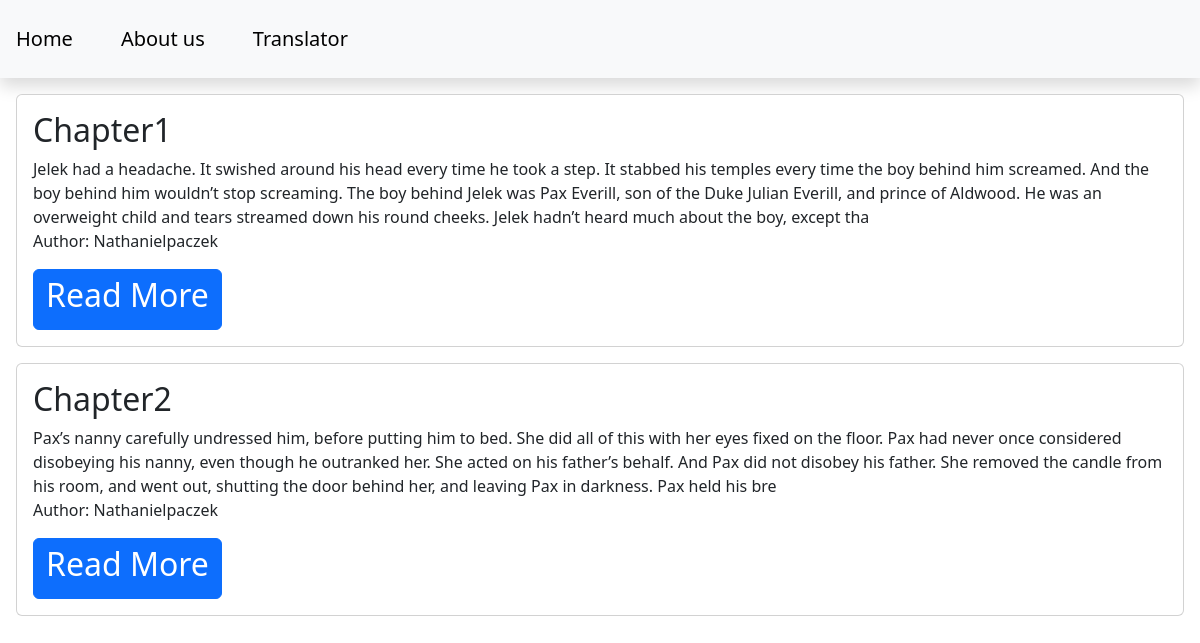
The page / on the database its author committed.
### blog/models.py (models this page shows, shortened)
class Post(models.Model):
    title = models.CharField(max_length=200)
    content = models.TextField()
    date_created = models.DateTimeField(auto_now_add=True)
    slug = models.SlugField(max_length=200, unique=True)
    author = models.ForeignKey(to = User, on_delete=models.CASCADE)
    status = models.IntegerField(choices=STATUS, default=0)

### blog/views.py (the view)
# urls.py: path('', views.PostList.as_view(), name='home')
class PostList(generic.ListView):
    queryset = Post.objects.filter(status = 1).order_by('date_created')
    template_name = 'index.html'

### templates/index.html
{% extends 'base.html' %}
{% block content %}
    <div>
      {% for post in post_list %}
        <div class = "card m-3">
          <div class = "card-body">
            <h2 class ="card-title">
              {{post.title}}
            </h2>
            <div class="card-text">
              {{post.content | slice:'400'}}
            </div>
            <p class= "card-text">
              Author: {{post.author | title}}
            </p>
            <a class = "btn btn-primary" href = "{% url 'blog_view' post.slug %}" role = "button"><h2>Read More</h2></a>
          </div>
        </div>
      {% endfor %}
    </div>
{% endblock content %}

### templates/base.html (shortened to what this page needs)
<!DOCTYPE html>
<html>
  <head>
    <link href="https://cdn.jsdelivr.net/npm/bootstrap@5.3.0-alpha1/dist/css/bootstrap.min.css" rel="stylesheet">
  </head>
  <body>
    <nav class = "navbar navbar-expand-lg navbar-light bg-light shadow" id = "mainNav">
      <div class="collapse navbar-collapse" id="navbarResponsive">
        <ul class="navbar-nav ml-auto">
          <li class="navbar-nav ml-auto">
            <a class="navbar-brand p-3" href = "{% url 'home' %}">Home</a>
          </li>
          <li class="navbar-nav ml-auto">
            <a class="navbar-brand p-3" href="{% url 'about_view' %}">About us</a>
          </li>
          <li class="navbar-nav ml-auto">
            <a class="navbar-brand p-3" href="{% url 'translator_view' %}">Translator</a>
          </li>
        </ul>
      </div>
    </nav>
{% block content %}
{% endblock content %}
</body>
</html>

### rows shown on the page
Post: title "Chapter1", content "Jelek had a headache. It swished around his head every time he took a step. It stabbed his temples every time the boy behind him screamed. And the boy behind him wouldn’t stop screaming. The boy behind Jelek was Pax Everill, son of the Duke Julian Everill, and prince of Aldwood. He was an overweight child and tears streamed down his round cheeks. Jelek hadn’t heard much about the boy, except tha", author "Nathanielpaczek"
Post: title "Chapter2", content "Pax’s nanny carefully undressed him, before putting him to bed. She did all of this with her eyes fixed on the floor. Pax had never once considered disobeying his nanny, even though he outranked her. She acted on his father’s behalf. And Pax did not disobey his father. She removed the candle from his room, and went out, shutting the door behind her, and leaving Pax in darkness. Pax held his bre", author "Nathanielpaczek"
